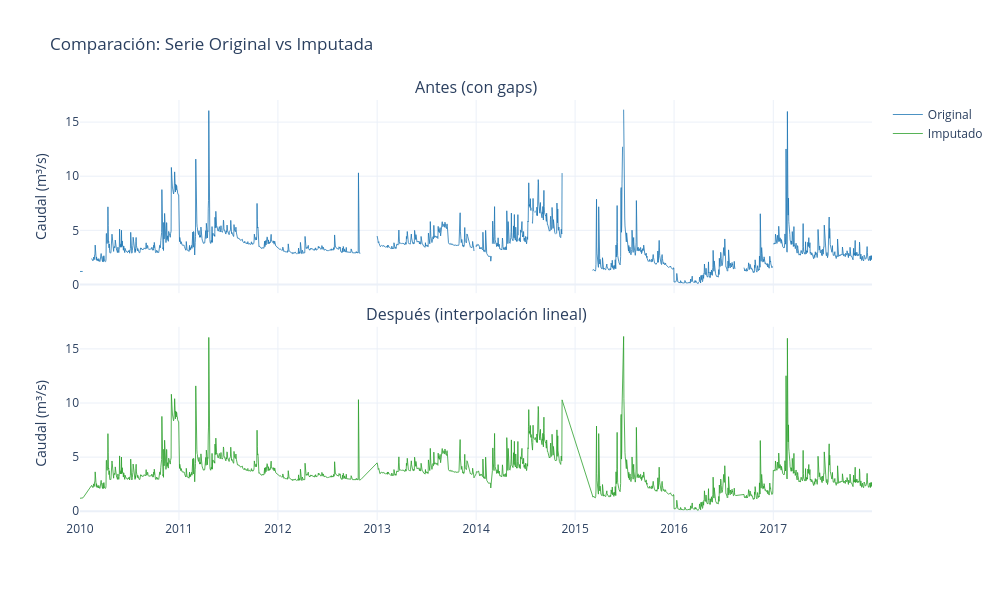

Write notebook code for a chart like this one.
### Markdown cell above
### Selección del Método: Interpolación Lineal

**Justificación:**
- Preserva la continuidad de la serie sin crear escalones (como `ffill`)
- Genera transiciones suaves entre puntos conocidos
- Estadísticas (media, varianza) se mantienen cercanas al original
- Para series hidrológicas diarias con gaps moderados, la interpolación lineal es una práctica estándar recomendada por la WMO

Aplicamos **interpolación lineal** como método principal.

### Code cell
# =============================================================================
# CONCEPTO: Aplicación del método seleccionado e inspección visual final
# -----------------------------------------------------------------------------
# Tras comparar los 4 métodos, se selecciona la INTERPOLACIÓN LINEAL como
# método de imputación definitivo para la serie de caudal diario.
#
# Justificación técnica de la elección:
#   ✔ Genera transiciones suaves entre puntos conocidos (sin escalones).
#   ✔ Preserva la media y varianza más cercanas a los datos originales.
#   ✔ Estándar recomendado por la WMO para series hidrológicas con gaps
#     moderados (≤30 días).
#   ✔ Más robusto que ffill frente a cambios de tendencia dentro del gap.
#
# .interpolate(method="linear"):
#   → Rellena NaN interpolando linealmente entre el valor anterior conocido
#     y el siguiente conocido.
#   → Equivalent a trazar una línea entre los dos vecinos del gap.
#
# .bfill().ffill() como fallback:
#   → Si quedan NaN en el inicio o final de la serie (donde no hay vecino
#     en un lado), bfill() llena hacia atrás y ffill() hacia adelante.
#   → Esto asegura que la serie quede completamente libre de NaN.
#
# make_subplots(shared_xaxes=True):
#   → Paneles verticales con el mismo eje X sincronizado.
#   → Facilita comparar visualmente las mismas fechas en ambas series.
#
# CRITERIO DE USO: Documentar siempre la justificación del método elegido
# y verificar con un gráfico antes/después que la imputación es coherente
# con el comportamiento esperado de la variable (sin saltos abruptos ni
# valores físicamente imposibles).
# =============================================================================

# Aplicar interpolación lineal como método seleccionado
df_clean = df_full.copy()
df_clean["Caudal"] = df_clean["Caudal"].interpolate(method="linear").bfill().ffill()

print(f"✅ Imputación aplicada (interpolación lineal)")
print(f"   NaN restantes: {df_clean['Caudal'].isna().sum()}")
print(f"   Total registros: {len(df_clean)}")

# Visualización: antes vs después
fig = make_subplots(rows=2, cols=1, shared_xaxes=True,
                    subplot_titles=["Antes (con gaps)", "Después (interpolación lineal)"],
                    vertical_spacing=0.08)

fig.add_trace(go.Scatter(x=df_full.index, y=df_full["Caudal"],
              mode="lines", name="Original", line=dict(color="#1f77b4", width=0.8)), row=1, col=1)
fig.add_trace(go.Scatter(x=df_clean.index, y=df_clean["Caudal"],
              mode="lines", name="Imputado", line=dict(color="#2ca02c", width=0.8)), row=2, col=1)

fig.update_layout(title="Comparación: Serie Original vs Imputada",
                  width=1000, height=600, showlegend=True)
fig.update_yaxes(title_text="Caudal (m³/s)", row=1, col=1)
fig.update_yaxes(title_text="Caudal (m³/s)", row=2, col=1)
fig.show()

### Figure 1 — Plotly figure (JSON) as saved in the notebook; plotly's stock layout.template omitted (floating-point values rounded to 4 significant figures; data arrays with more than 128 entries replaced by an {"elided": "..."} marker saying what was removed)
{"data": [{"line": {"color": "#1f77b4", "width": 0.8}, "mode": "lines", "name": "Original", "type": "scatter", "x": {"elided": "2922 str values"}, "xaxis": "x", "y": {"elided": "2922 float values"}, "yaxis": "y"}, {"line": {"color": "#2ca02c", "width": 0.8}, "mode": "lines", "name": "Imputado", "type": "scatter", "x": {"elided": "2922 str values"}, "xaxis": "x2", "y": {"elided": "2922 float values"}, "yaxis": "y2"}], "layout": {"annotations": [{"font": {"size": 16}, "showarrow": false, "text": "Antes (con gaps)", "x": 0.5, "xanchor": "center", "xref": "paper", "y": 1, "yanchor": "bottom", "yref": "paper"}, {"font": {"size": 16}, "showarrow": false, "text": "Después (interpolación lineal)", "x": 0.5, "xanchor": "center", "xref": "paper", "y": 0.46, "yanchor": "bottom", "yref": "paper"}], "height": 600, "showlegend": true, "title": {"text": "Comparación: Serie Original vs Imputada"}, "width": 1000, "xaxis": {"anchor": "y", "domain": [0, 1], "matches": "x2", "showticklabels": false}, "xaxis2": {"anchor": "y2", "domain": [0, 1]}, "yaxis": {"anchor": "x", "domain": [0.54, 1], "title": {"text": "Caudal (m³/s)"}}, "yaxis2": {"anchor": "x2", "domain": [0, 0.46], "title": {"text": "Caudal (m³/s)"}}}}
